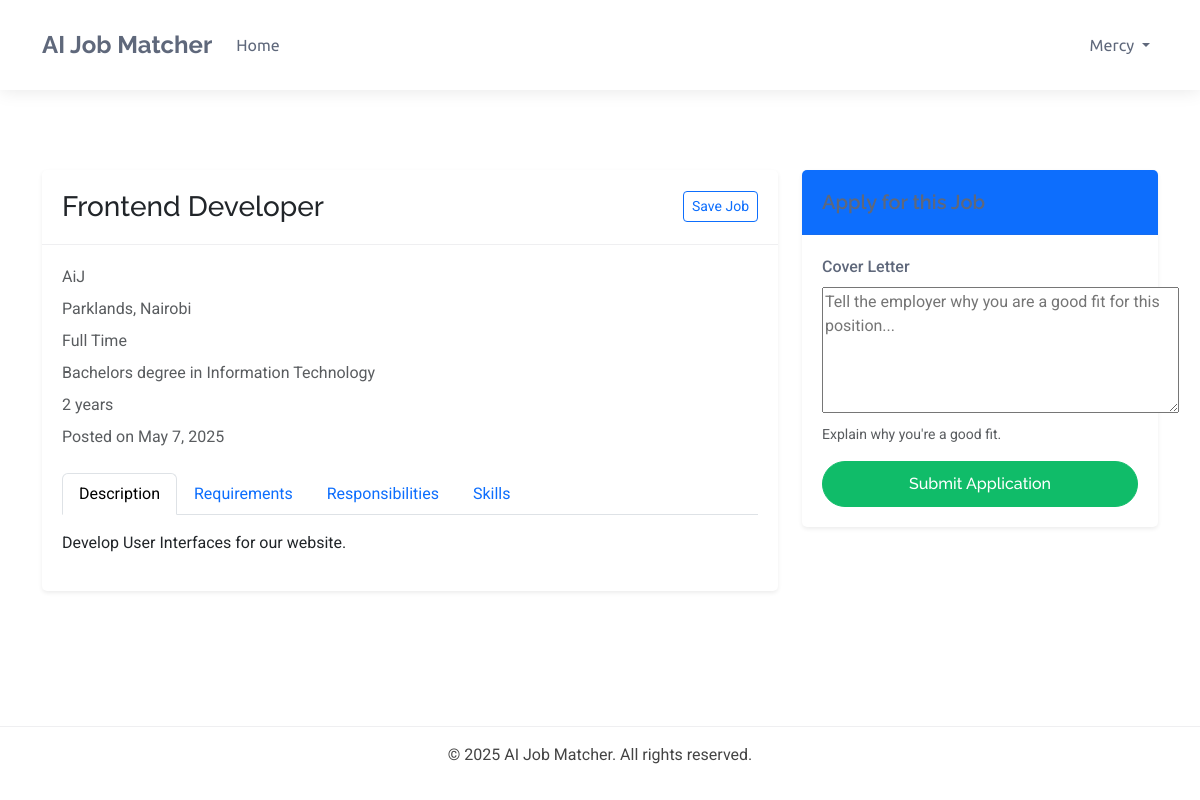
/candidate/jobs/28/ (signed in), run on the app's committed database.
### accounts/models.py (models this page shows, shortened)
class TrackingModel(models.Model):
    created_at = models.DateTimeField(auto_now_add=True)
    updated_at = models.DateTimeField(auto_now=True)
    class Meta:
        abstract = True
        ordering = ["-created_at"]

class User(AbstractBaseUser, TrackingModel):
    username_validator = UnicodeUsernameValidator()
    Role_choices = (
        ("Administrator", "Administrator"),
        ("Recruiter", "Recruiter"),
        ("Candidate", "Candidate")
    )
    Gender_choices = (
        ("Male", "Male"),
        ("Female", "Female"),
        ("Other", "Other")
    )
    username = models.CharField(
        _('username'),
        max_length=150,
        unique=True,
        validators=[username_validator],
        error_messages={
            'unique':_("A user with that username already exists."),
        },
    )
    phoneNumberRegex = RegexValidator(regex=r"^\+?1?\d{8,15}$")
    full_name = models.CharField(_('full name'),max_length=200)
    email = models.EmailField(_('email'), unique=True, error_messages={
        'unique': ('A user with email already exists.'),
    })
    gender = models.CharField(_("gender"), max_length=10, choices=Gender_choices)
    phone = PhoneNumberField(
        _('phone number'), unique=True,validators=[phoneNumberRegex],
        blank=True, null=True, max_length=27)
    country = models.CharField(_("country"), max_length=50,
                              blank=True, null=True)
    city = models.CharField(_("city"), max_length=50,
                              blank=True, null=True)
    role = models.CharField(_('Role'), max_length=17, choices=Role_choices, default="Client")
    is_active = models.BooleanField(_('active'), default=True)
    is_admin = models.BooleanField(_('admin'), default=False)
    is_staff = models.BooleanField(_("staff"), default=False)
    timestamp = models.DateTimeField(_("timestamp"), auto_now_add=True)
    objects = CustomManager()
    USERNAME_FIELD = 'email'
    REQUIRED_FIELDS = ['username',]
    @property
    def staff(self):
        return self.staff
    @property
    def active(self):
        return self.active
    @property
    def admin(self):
        return self.admin

### dashboards/models.py (models this page shows, shortened)
class BaseModel(models.Model):
    created_at = models.DateTimeField(auto_now_add=True)
    updated_at = models.DateTimeField(auto_now=True)
    class Meta:
        abstract = True

class JobPosting(BaseModel):
    STATUS_CHOICES = (
        ('active', 'Active'),
        ('filled', 'Filled'),
        ('expired', 'Expired'),
        ('draft', 'Draft'),
    )
    recruiter = models.ForeignKey(Recruiter, on_delete=models.CASCADE, related_name='job_postings')
    title = models.CharField(_('job title'), max_length=255)
    company_name = models.CharField(_('company name'), max_length=255)
    category = models.CharField(_('job category'), max_length=100)
    description = models.TextField(_('job description'))
    requirements = models.TextField(_('job requirements'))
    responsibilities = models.TextField(_('responsibilities'))
    location = models.CharField(_('location'), max_length=255)
    salary_min = models.DecimalField(_('minimum salary'), max_digits=12, decimal_places=2, null=True, blank=True)
    salary_max = models.DecimalField(_('maximum salary'), max_digits=12, decimal_places=2, null=True, blank=True)
    experience_required = models.PositiveIntegerField(_('experience required (years)'), default=0)
    education_level = models.CharField(_('education level'), max_length=100)
    employment_type = models.CharField(_('employment type'), max_length=50)
    status = models.CharField(_('status'), max_length=20, choices=STATUS_CHOICES, default='active')
    expiry_date = models.DateField(_('expiry date'), default=timezone.now)
    skills_required = models.TextField(_('skills required'))
    embedding_vector = models.BinaryField(_('job embedding vector'), null=True, blank=True)
    class Meta:
        ordering = ['-created_at']
        verbose_name = _('Job Posting')
        verbose_name_plural = _('Job Postings')

### candidate/views.py (the view)
# urls.py: path('jobs/<int:job_id>/', views.job_detail, name='job_detail'),
@login_required
@user_passes_test(is_candidate)
def job_detail(request, job_id):
    try:
        candidate = request.user.candidate
    except Candidate.DoesNotExist:
        messages.error(request, "Candidate profile not found")
        return redirect('accounts:profile')
    job = get_object_or_404(JobPosting, id=job_id, status='active')
    resume = Resume.objects.filter(candidate=candidate).first()
    resume_uploaded = bool(resume)
    resume_processed = resume.is_processed if resume else False
    match_score = 0
    if resume_uploaded and resume_processed and job.embedding_vector:
        match_score = predict_specific_job_candidate_match(job, candidate)
    application = JobApplication.objects.filter(job=job, candidate=candidate).first()
    already_applied = application is not None
    is_saved = SavedJob.objects.filter(job=job, candidate=candidate).exists()
    if request.method == 'POST' and not already_applied:
        if not resume_uploaded:
            messages.error(request, "Please upload your resume before applying.")
            return redirect('candidate:upload_resume')
        if not resume_processed:
            messages.warning(request, "Your resume is still being processed.")
            return redirect('candidate:candidate_dashboard')
        form = JobApplicationForm(request.POST)
        if form.is_valid():
            application = form.save(commit=False)
            application.candidate = candidate
            application.job = job
            application.resume = resume
            application.match_score = match_score
            application.save()
            messages.success(request, f"You have successfully applied for {job.title}.")
            return redirect('candidate:application_list')
    else:
        form = JobApplicationForm()
    context = {
        'job': job,
        'form': form,
        'already_applied': already_applied,
        'application': application,
        'is_saved': is_saved,
        'resume_uploaded': resume_uploaded,
        'resume_processed': resume_processed,
        'match_score': match_score,
    }
    return render(request, 'candidate/job_detail.html', context)

### candidate/forms.py
class JobApplicationForm(forms.ModelForm):
    class Meta:
        model = JobApplication
        fields = ['cover_letter']
        widgets = {
            'cover_letter': forms.Textarea(attrs={
                'rows': 5,
                'placeholder': _('Tell the employer why you are a good fit for this position...')
            }),
        }

### candidate/templatetags/custom_filters.py (called while the page is built)
@register.filter
def split_string(value, separator=','):
    if value:
        return [item.strip() for item in value.split(separator)]
    return []

### candidate/views.py (called while the page is built)
def is_candidate(user):
    return user.is_authenticated and user.role == 'Candidate'

### templates/candidate/job_detail.html (shortened to what this page needs)
{% extends "candidate/base.html" %}
{% load static %}
{% load custom_filters %}
{% block content %}
<div class="container mt-4">
    <div class="row">
        <div class="col-md-8">
            <div class="card shadow-sm mb-4">
                <div class="card-header d-flex justify-content-between align-items-center">
                    <h1 class="h3 mb-0">{{ job.title }}</h1>
                    <div>
                        <a href="{% url 'candidate:toggle_save_job' job.id %}" class="btn btn-outline-primary btn-sm">
                            {% if is_saved %}
                            <i class="fas fa-bookmark"></i> Saved
                            {% else %}
                             Save Job
                            {% endif %}
                        </a>
                    </div>
                </div>
                <div class="card-body">
                    <p class="text-muted mb-2"> {{ job.company_name }}</p>
                    <p class="text-muted mb-2"> {{ job.location }}</p>
                    <p class="text-muted mb-2"> {{ job.employment_type }}</p>
                    <p class="text-muted mb-2"> {{ job.education_level }}</p>
                    <p class="text-muted mb-2"> {{ job.experience_required }} years</p>
                    <p class="text-muted mb-2"> Posted on {{ job.created_at|date:"F j, Y" }}</p>
                    <ul class="nav nav-tabs mt-4" id="jobDetailsTab" role="tablist">
                        <li class="nav-item">
                            <button class="nav-link active" id="desc-tab" data-bs-toggle="tab" data-bs-target="#desc" type="button" role="tab">Description</button>
                        </li>
                        <li class="nav-item">
                            <button class="nav-link" id="reqs-tab" data-bs-toggle="tab" data-bs-target="#reqs" type="button" role="tab">Requirements</button>
                        </li>
                        <li class="nav-item">
                            <button class="nav-link" id="resp-tab" data-bs-toggle="tab" data-bs-target="#resp" type="button" role="tab">Responsibilities</button>
                        </li>
                        <li class="nav-item">
                            <button class="nav-link" id="skills-tab" data-bs-toggle="tab" data-bs-target="#skills" type="button" role="tab">Skills</button>
                        </li>
                    </ul>
                    <div class="tab-content mt-3" id="jobDetailsTabContent">
                        <div class="tab-pane fade show active" id="desc" role="tabpanel">
                            {{ job.description|linebreaks }}
                        </div>
                    </div>
                </div>
            </div>
        </div>
        <div class="col-md-4">
            {% if already_applied %}
            <div class="card shadow-sm mb-4">
                <div class="card-header bg-success text-white">
                    <h5 class="mb-0">Application Status</h5>
                </div>
                <div class="card-body">
                    <p class="lead mb-3">You've already applied.</p>
                    <p><strong>Status:</strong> {{ application.status }}</p>
                    <p><strong>Applied on:</strong> {{ application.created_at|date:"F j, Y" }}</p>
                    <a href="{% url 'candidate:application_detail' application.id %}" class="btn btn-outline-primary w-100 mt-3">View Application</a>
                </div>
            </div>
            {% else %}
            <div class="card shadow-sm mb-4">
                <div class="card-header bg-primary text-white">
                    <h5 class="mb-0">Apply for this Job</h5>
                </div>
                <div class="card-body">
                    {% if not resume_uploaded %}
                    <div class="alert alert-warning mb-3">
                        <i class="fas fa-exclamation-triangle"></i> Upload your resume before applying.
                        <a href="{% url 'candidate:upload_resume' %}" class="alert-link">Upload Resume</a>
                    </div>
                    {% elif not resume_processed %}
                    <div class="alert alert-info mb-3">
                        <i class="fas fa-spinner fa-spin"></i> Resume is still being processed.
                    </div>
                    {% else %}
                    <form method="post">
                        <div class="mb-3">
                            <label for="{{ form.cover_letter.id_for_label }}" class="form-label">Cover Letter</label>
                            {{ form.cover_letter }}
                            <div class="form-text">Explain why you're a good fit.</div>
                        </div>
                        <button type="submit" class="btn btn-primary w-100">
                             Submit Application
                        </button>
                    </form>
                    {% endif %}
                </div>
            </div>
            {% endif %}
        </div>
    </div>
</div>
{% endblock %}

### templates/candidate/base.html (shortened to what this page needs)
{%load static%}
<!DOCTYPE html>
<html lang="en">
<head>
    <link href="https://cdn.jsdelivr.net/npm/bootstrap@5.3.0-alpha1/dist/css/bootstrap.min.css" rel="stylesheet">
</head>
<body>
    <nav class="navbar navbar-expand-lg">
        <div class="container">
            <a class="navbar-brand" href="/">AI Job Matcher</a>
            <div class="collapse navbar-collapse" id="navbarNav">
                <ul class="navbar-nav me-auto">
                    <li class="nav-item">
                        <a class="nav-link" href="{% url 'accounts:home' %}">Home</a>
                    </li>
                </ul>
                <ul class="navbar-nav">
                    {% if user.is_authenticated %}
                        <li class="nav-item dropdown">
                            <a class="nav-link dropdown-toggle" href="#" id="navbarDropdown" role="button" data-bs-toggle="dropdown" aria-expanded="false">
                                {{ user.username }}
                            </a>
                        </li>
                    {% endif %}
                </ul>
            </div>
        </div>
    </nav>
    <div class="container main-content">
        {% block content %}{% endblock %}
    </div>
    <footer class="text-center py-3">
        <div class="container">
            <p class="mb-0">&copy; {% now "Y" %} AI Job Matcher. All rights reserved.</p>
        </div>
    </footer>
</body>
</html>

### templates/candidate/base.html (style rules this page uses)
:root { --default-font: "Roboto", system-ui, -apple-system, "Segoe UI", Roboto, "Helvetica Neue", Arial, "Noto Sans", "Liberation Sans", sans-serif; --heading-font: "Raleway", sans-serif; --nav-font: "Ubuntu", sans-serif; --background-color: #ffffff; --default-color: #444444; --heading-color: #5f687b; --accent-color: #10bc69; --surface-color: #ffffff; --contrast-color: #ffffff; --nav-color: #5f687b; --nav-hover-color: #10bc69; --nav-mobile-background-color: #ffffff; --nav-dropdown-background-color: #ffffff; --nav-dropdown-color: #5f687b; --nav-dropdown-hover-color: #10bc69; }
body { color: var(--default-color); background-color: var(--background-color); font-family: var(--default-font); }
h1, h2, h3, h4, h5, h6 { color: var(--heading-color); font-family: var(--heading-font); }
a { color: var(--accent-color); text-decoration: none; transition: 0.3s; }
.navbar { padding: 15px 0; transition: all 0.5s; background-color: var(--background-color) !important; box-shadow: 0px 0 18px rgba(0, 0, 0, 0.1); }
.navbar-brand { font-family: var(--heading-font); font-weight: 700; font-size: 24px; color: var(--heading-color) !important; }
.navbar-nav .nav-link { font-family: var(--nav-font); color: var(--nav-color) !important; font-weight: 400; padding: 18px 15px; transition: 0.3s; }
.main-content { min-height: calc(100vh - 180px); padding: 40px 0; }
.form-label { color: var(--heading-color); font-weight: 500; }
.btn-primary { background-color: var(--accent-color); border-color: var(--accent-color); border-radius: 50px; padding: 10px 25px; transition: all 0.3s; font-family: var(--heading-font); font-weight: 500; }
.card { border: none; border-radius: 5px; background-color: var(--surface-color); box-shadow: 0px 0px 20px rgba(0, 0, 0, 0.1); transition: all 0.3s; margin-bottom: 20px; }
.card-header { background-color: transparent; border-bottom: 1px solid rgba(95, 104, 123, 0.1); padding: 20px; }
.card-header h4, .card-header h5 { margin-bottom: 0; font-weight: 600; }
.card-body { padding: 20px; }
footer { background-color: var(--background-color) !important; border-top: 1px solid rgba(95, 104, 123, 0.1); color: var(--default-color) !important; padding: 25px 0; }

### data on the page
User: username "Mercy"
JobPosting: title "Frontend Developer", company_name "AiJ", location "Parklands, Nairobi", employment_type "Full Time", education_level "Bachelors degree in Information Technology", experience_required "2", created_at "May 7, 2025", description "Develop User Interfaces for our website."
